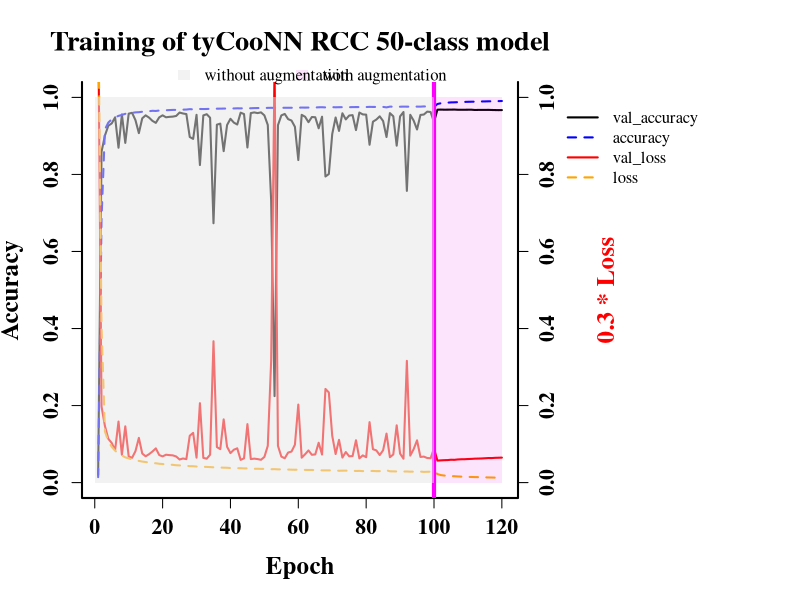

Recreate this plot in R.

MAIN = "Training of tyCooNN RCC 50-class model"

dat = read.table('history.csv',header=TRUE,sep=',')
dat_aug = read.table('history_arg.csv',header=TRUE,sep=',')
library(repr)

df = rbind(dat,dat_aug)
n = nrow(df)

png('training.png',width=10,height=7,unit='in',res=600)
par(mar=par()$mar + c(0,0,0,12),lwd=2,family='Times')
plot(df$val_accuracy,type='l',col='black',lwd=2,
     xlab='Epoch',ylab='Accuracy',ylim=c(0,1),
     bty='u',cex.lab=1.5,cex.axis=1.3,
     main=MAIN,
     cex.main=1.7,font.main=2,
     font.axis=2,font.lab=2)
lines(df$accuracy,col='blue',lty=2,lwd=2)
lines(0.3 * df$val_loss,type='l',col='red',lwd=2)
lines(0.3 * df$loss,col='orange',lty=2,lwd=2)
axis(side=4,font=2,cex.axis=1.3)
mtext(side=4,line=4,'0.3 * Loss',col='red',cex=1.5,font=2)
abline(v=100,col='magenta',lwd=4)
rect(0,0,100,1,col=rgb(230/256,230/256,230/256,alpha=0.5),border=NA)
rect(100,0,n,1,col=rgb(230/256,0,230/256,alpha=0.1),border=NA)
par(xpd=TRUE)
legend(x=c(20,90),y=c(1.11,1.11),
       legend=c('without augmentation','with augmentation'),horiz=TRUE,bty='n',
       fill=c(rgb(230/256,230/256,230/256,alpha=0.5),rgb(230/256,0,230/256,alpha=0.1)),
       border=NA)
legend(135,1,legend=c('val_accuracy','accuracy','val_loss','loss'),bty='n',
      col=c('black','blue','red','orange'),lty=c(1,2,1,2))
o = dev.off()
